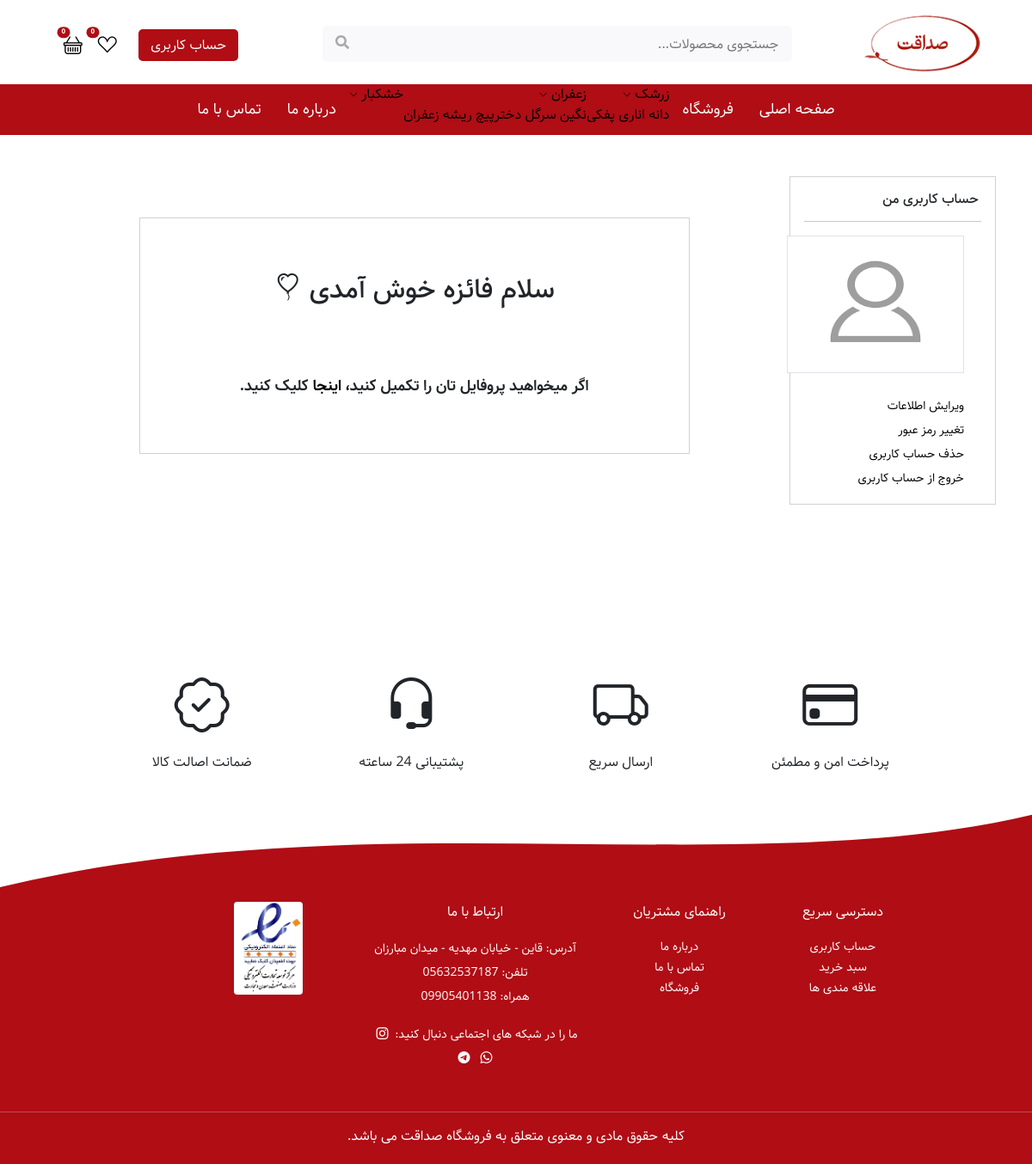
The app's page /onlineshop/user/my_account.php (signed in) with its own data.
### tables this page shows
CREATE TABLE `category` (
  `c_id` int(10) NOT NULL,
  `c_name` text NOT NULL,
  `a_id` int(10) NOT NULL
);

CREATE TABLE `order_cat` (
  `o_id` int(10) NOT NULL,
  `o_name` text NOT NULL,
  `c_id` int(10) NOT NULL,
  `a_id` int(10) NOT NULL
);

CREATE TABLE `user` (
  `u_id` int(10) NOT NULL,
  `u_ip` varchar(255) NOT NULL,
  `u_name` char(30) NOT NULL,
  `u_lastname` char(50) NOT NULL,
  `u_email` varchar(100) NOT NULL,
  `u_password` varchar(100) NOT NULL,
  `u_province` text NOT NULL,
  `u_city` text NOT NULL,
  `u_address` varchar(255) NOT NULL,
  `u_phone` varchar(255) NOT NULL,
  `u_image` text NOT NULL,
  `u_confirmed` int(11) NOT NULL,
  `u_confirmcode` int(11) NOT NULL
);

### onlineshop/user/functions.php (the view, shortened to what this page needs)
<?php
function getCat()
{
        include("./include/db.php");
        $category=mysqli_query($con,"call category()");
        foreach ($category as $cat) {
?>
<li class="submenu">
<a href="category.php?categories=<?php echo $cat['c_name'] ?>">
<?php echo $cat['c_name']; ?>
<i class="bi bi-chevron-down" style="font-size:10px"></i></a>
         <ul class="sub-menu link">
           <li>
           <?php
          $c_id=$cat['c_id'];
          include("./include/db.php");
          $OrderCat=mysqli_query($con,"call OrderCat('$c_id')");
          foreach ($OrderCat as $ord) {
?>
          <a href="category.php?categories=<?php echo $cat['c_name'] ?>&category=<?php echo $ord['o_name'] ?>"><?php echo $ord['o_name']; ?></a>
<?php
          }
?>
           </li>
         </ul>
       </li>
<?php
          }
}
                ?>
    <?php
function QtyWhishlist()
	{
                include("./include/db.php");
			if(isset($_COOKIE["ipUser"]))
			{
				$ip= $_COOKIE["ipUser"];
			}else{
				$ip=getIp();
				setcookie("ipUser",$ip,time()+3600);
			}
                $QtyWhishlist=mysqli_query($con,"call QtyWhishlist('$ip')");
                ?>
                 <span class="position-absolute top-0 start-100 translate-middle badge rounded-pill" style="font-size:0.50rem;background-color:#B00D15">
                 <?php
                 foreach ($QtyWhishlist as $qty) {
                  echo $qty['total'] ; } ?>
                </span>
<?php
}
function QtyCart()
	{
                include("./include/db.php");
			if(isset($_COOKIE["ipUser"]))
			{
				$ip= $_COOKIE["ipUser"];
			}else{
				$ip=getIp();
				setcookie("ipUser",$ip,time()+3600);
			}
                $QtyCart=mysqli_query($con,"call QtyCart('$ip')");
                ?>
                 <span class="position-absolute top-0 start-100 translate-middle badge rounded-pill" style="font-size:0.50rem;background-color:#B00D15"">
                 <?php
                 foreach ($QtyCart as $qty) {
                        if ($qty['total']==NULL) {
                                ?>
                                <div>0</div>
                                <?php
                        }
                        else {
                                echo $qty['total'] ;
                        }
                }
                ?>
                </span>
<?php
}
        ?>

### onlineshop/user/include/sidebar.php
<?php
$u_email=$_SESSION['u_email'];
include("./include/db.php");
$SelectUser=mysqli_query($con,"call SelectUser('$u_email')");
foreach ($SelectUser as $sel) {
?>
  <div class="card rounded-0" style="width: 15rem;">
  <div class="card-body">
  <h6 class="card-title" style="margin-right:3px">حساب کاربری من</h6>
  <hr>
<?php
  if ($sel['u_image']!=NULL){
?>
  <img src="../<?php echo $sel['u_image'] ?>" class="border mb-4" style="margin-right:20px" alt="..." width="160" height="160">
<?php
}else{
?>
  <img src="./user_images/avatar.png" class="border mb-4" style="margin-right:20px" alt="..." width="160" height="160">
<?php
}
?>
<div class="link lh-lg" style="margin-right:20px;font-size:14px">
<a href="my_account.php?edit_account">ویرایش اطلاعات</a>
<br>
				<a href="my_account.php?change_pass">تغییر رمز عبور</a>
        <br>
				<a href="my_account.php?delete_account">حذف حساب کاربری</a>
        <br>
				<a href="../logout.php">خروج از حساب کاربری</a>
</div>
  </div>
</div>
<br>
<br>
<br>
<?php
}
?>

### onlineshop/user/css/style.css (style rules this page uses)
:root { --primary-color:#B00D15; --secondary-color:#E5C268; --white: #fff; --black: #000; }
body { overflow-x: hidden; }
a { color: var(--black); text-decoration:none; cursor: pointer; transition: 0.2s; }
ul { list-style-type: none; margin: 0; padding: 0; }
img { width: 100%; }

### records on screen
category: c_name "زرشک"
order_cat: o_name "دانه اناری"
order_cat: o_name "پفکی"
category: c_name "زعفران"
order_cat: o_name "نگین"
order_cat: o_name "سرگل"
order_cat: o_name "دخترپیچ"
order_cat: o_name "ریشه زعفران"
category: c_name "خشکبار"

### other values on screen
$qty['total'] "0"
$u_name "فائزه"
